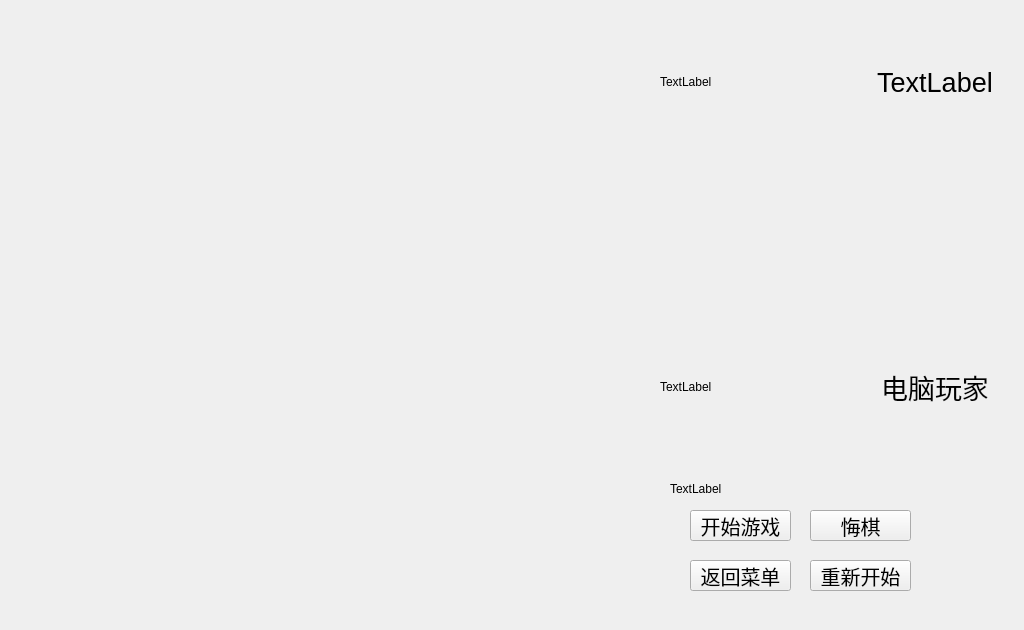
<?xml version="1.0" encoding="UTF-8"?>
<ui version="4.0">
 <class>GameWindow</class>
 <widget class="QWidget" name="GameWindow">
  <property name="enabled">
   <bool>true</bool>
  </property>
  <property name="geometry">
   <rect>
    <x>0</x>
    <y>0</y>
    <width>1024</width>
    <height>630</height>
   </rect>
  </property>
  <property name="minimumSize">
   <size>
    <width>1024</width>
    <height>630</height>
   </size>
  </property>
  <property name="maximumSize">
   <size>
    <width>1024</width>
    <height>630</height>
   </size>
  </property>
  <property name="windowTitle">
   <string>五子棋</string>
  </property>
  <property name="windowIcon">
   <iconset resource="resourse.qrc">
    <normaloff>:/images/tubiao.png</normaloff>:/images/tubiao.png</iconset>
  </property>
  <property name="autoFillBackground">
   <bool>false</bool>
  </property>
  <property name="styleSheet">
   <string notr="true">#GameWindow
{
	border-image: url(:/images/backGround.png);
}</string>
  </property>
  <widget class="QWidget" name="verticalLayoutWidget">
   <property name="geometry">
    <rect>
     <x>10</x>
     <y>10</y>
     <width>631</width>
     <height>581</height>
    </rect>
   </property>
   <layout class="QVBoxLayout" name="chessboardlayout">
    <property name="sizeConstraint">
     <enum>QLayout::SetFixedSize</enum>
    </property>
   </layout>
  </widget>
  <widget class="QPushButton" name="startButton">
   <property name="geometry">
    <rect>
     <x>690</x>
     <y>510</y>
     <width>101</width>
     <height>31</height>
    </rect>
   </property>
   <property name="styleSheet">
    <string notr="true">QPushButton
{
	border-image: url(:/images/buttonimg.png);
	color: rgb(0,0,0);
	font: 20px;
}
QPushButton:hover
{
	color: rgb(255,255,255);
}
QPushButton:pressed
{
	
	border-image: url(:/images/btn_press.png);
}
QPushButton:disabled
{
	border-image: url(:/images/btn_press.png);
}
</string>
   </property>
   <property name="text">
    <string>开始游戏</string>
   </property>
  </widget>
  <widget class="QPushButton" name="repentanceButton">
   <property name="geometry">
    <rect>
     <x>810</x>
     <y>510</y>
     <width>101</width>
     <height>31</height>
    </rect>
   </property>
   <property name="styleSheet">
    <string notr="true">QPushButton
{
	border-image: url(:/images/buttonimg.png);
	color: rgb(0,0,0);
	font: 20px;
}
QPushButton:hover
{
	color: rgb(255,255,255);
}
QPushButton:pressed
{
	
	border-image: url(:/images/btn_press.png);
}
QPushButton:disabled
{
	border-image: url(:/images/btn_press.png);
}</string>
   </property>
   <property name="text">
    <string>悔棋</string>
   </property>
  </widget>
  <widget class="QPushButton" name="restartButton">
   <property name="geometry">
    <rect>
     <x>810</x>
     <y>560</y>
     <width>101</width>
     <height>31</height>
    </rect>
   </property>
   <property name="styleSheet">
    <string notr="true">QPushButton
{
	border-image: url(:/images/buttonimg.png);
	color: rgb(0,0,0);
	font: 20px;
}
QPushButton:hover
{
	color: rgb(255,255,255);
}
QPushButton:pressed
{
	
	border-image: url(:/images/btn_press.png);
}
QPushButton:disabled
{
	border-image: url(:/images/btn_press.png);
}</string>
   </property>
   <property name="text">
    <string>重新开始</string>
   </property>
  </widget>
  <widget class="QPushButton" name="returnButton">
   <property name="geometry">
    <rect>
     <x>690</x>
     <y>560</y>
     <width>101</width>
     <height>31</height>
    </rect>
   </property>
   <property name="styleSheet">
    <string notr="true">QPushButton
{
	border-image: url(:/images/buttonimg.png);
	color: rgb(0,0,0);
	font: 20px;
}
QPushButton:hover
{
	color: rgb(255,255,255);
}
QPushButton:pressed
{
	
	border-image: url(:/images/btn_press.png);
}
QPushButton:disabled
{
	border-image: url(:/images/btn_press.png);
}</string>
   </property>
   <property name="text">
    <string>返回菜单</string>
   </property>
  </widget>
  <widget class="QWidget" name="verticalLayoutWidget_2">
   <property name="geometry">
    <rect>
     <x>660</x>
     <y>9</y>
     <width>351</width>
     <height>451</height>
    </rect>
   </property>
   <layout class="QVBoxLayout" name="verticalLayout">
    <item>
     <layout class="QHBoxLayout" name="horizontalLayout_3">
      <item>
       <layout class="QHBoxLayout" name="horizontalLayout_7">
        <item>
         <widget class="QLabel" name="Player2imglabel">
          <property name="text">
           <string>TextLabel</string>
          </property>
         </widget>
        </item>
       </layout>
      </item>
      <item>
       <spacer name="horizontalSpacer_2">
        <property name="orientation">
         <enum>Qt::Horizontal</enum>
        </property>
        <property name="sizeType">
         <enum>QSizePolicy::Fixed</enum>
        </property>
        <property name="sizeHint" stdset="0">
         <size>
          <width>40</width>
          <height>20</height>
         </size>
        </property>
       </spacer>
      </item>
      <item>
       <layout class="QHBoxLayout" name="horizontalLayout_6">
        <item>
         <widget class="QLabel" name="p2namelabel">
          <property name="font">
           <font>
            <pointsize>20</pointsize>
           </font>
          </property>
          <property name="text">
           <string>TextLabel</string>
          </property>
          <property name="alignment">
           <set>Qt::AlignCenter</set>
          </property>
         </widget>
        </item>
       </layout>
      </item>
     </layout>
    </item>
    <item>
     <layout class="QVBoxLayout" name="verticalLayout_8">
      <item>
       <widget class="QLabel" name="gamemodelabel">
        <property name="styleSheet">
         <string notr="true"/>
        </property>
        <property name="text">
         <string/>
        </property>
       </widget>
      </item>
     </layout>
    </item>
    <item>
     <layout class="QHBoxLayout" name="horizontalLayout_2">
      <item>
       <layout class="QHBoxLayout" name="horizontalLayout_5">
        <item>
         <widget class="QLabel" name="Player1imglabel">
          <property name="text">
           <string>TextLabel</string>
          </property>
         </widget>
        </item>
       </layout>
      </item>
      <item>
       <spacer name="horizontalSpacer">
        <property name="orientation">
         <enum>Qt::Horizontal</enum>
        </property>
        <property name="sizeType">
         <enum>QSizePolicy::Fixed</enum>
        </property>
        <property name="sizeHint" stdset="0">
         <size>
          <width>40</width>
          <height>20</height>
         </size>
        </property>
       </spacer>
      </item>
      <item>
       <layout class="QHBoxLayout" name="horizontalLayout_4">
        <item>
         <widget class="QLabel" name="p1namelabel">
          <property name="font">
           <font>
            <pointsize>20</pointsize>
           </font>
          </property>
          <property name="text">
           <string>电脑玩家</string>
          </property>
          <property name="alignment">
           <set>Qt::AlignCenter</set>
          </property>
         </widget>
        </item>
       </layout>
      </item>
     </layout>
    </item>
   </layout>
  </widget>
  <widget class="QLabel" name="metalabel">
   <property name="geometry">
    <rect>
     <x>670</x>
     <y>480</y>
     <width>341</width>
     <height>18</height>
    </rect>
   </property>
   <property name="text">
    <string>TextLabel</string>
   </property>
  </widget>
 </widget>
 <resources>
  <include location="resourse.qrc"/>
 </resources>
 <connections/>
</ui>
